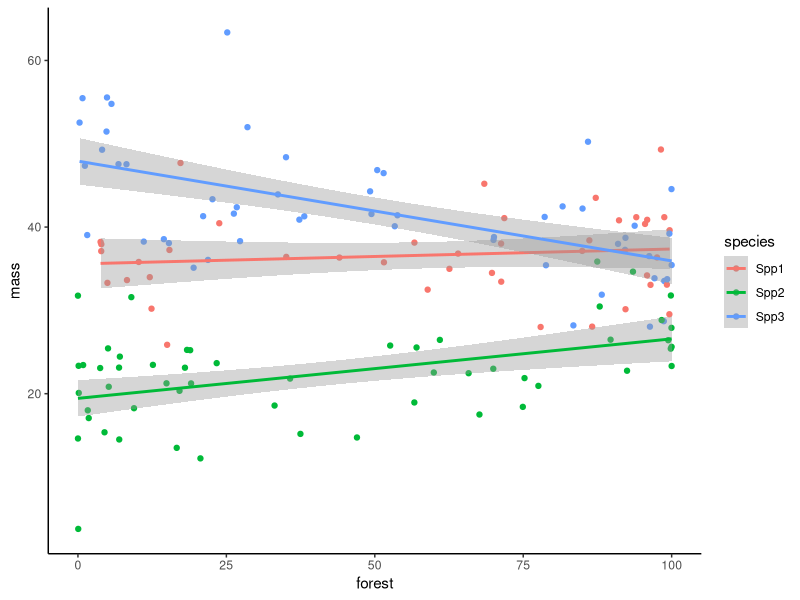
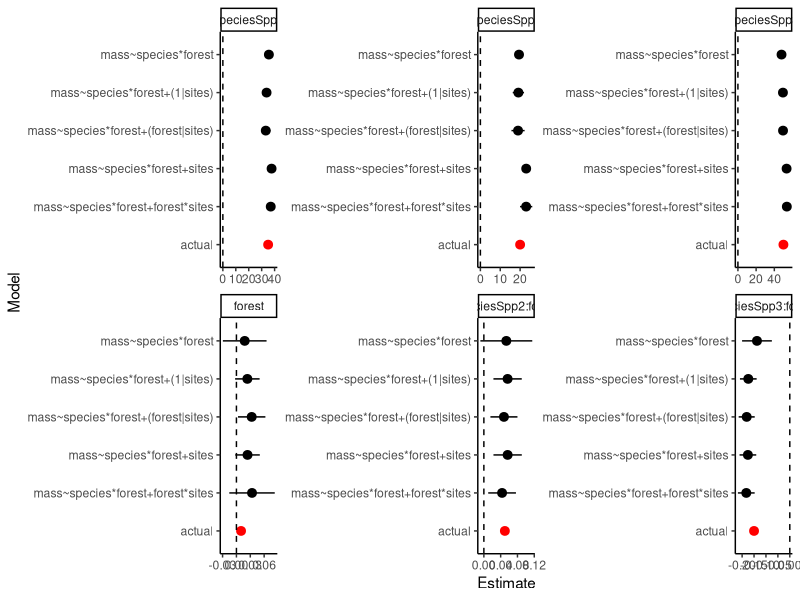
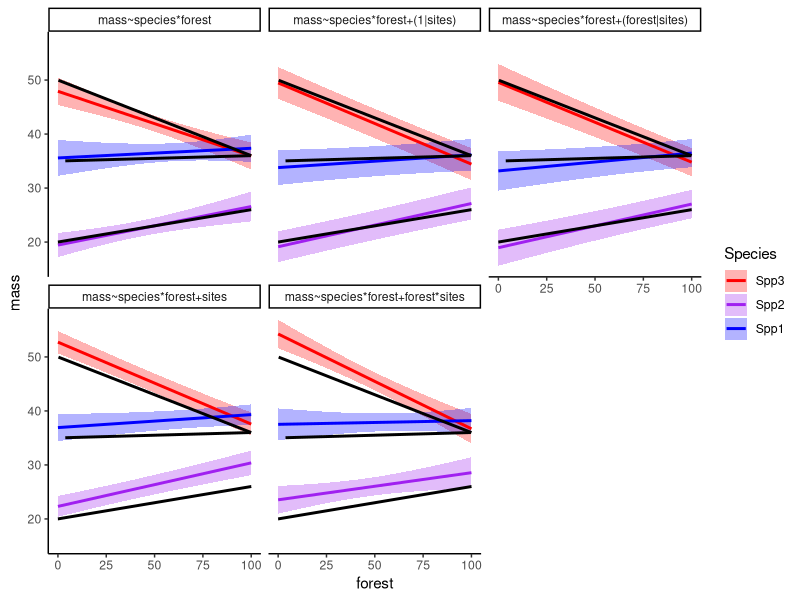

The R script that drew these images, in order:
#Make mixed effect model example data

setwd("./05 Mixed effects/")

set.seed(123)

#Generate data
n <- 150

#Fixed effects
species <- sample(c('Spp1','Spp2','Spp3'),n,TRUE) #Species
forest <- rbeta(n,0.5,0.5)*100 #Forest cover %
fixefMat <- model.matrix(~species*forest-1) #Fixed effects matrix

fixCoef <- c(35,20,50,0.01,0.05,-0.15)

fixefMat %*% fixCoef

#Random effects

#Sampling sites
sites <- sample(c('Wellwick', 'Falconport', 'Greenelf', 'Riverbridge', 'Highhedge', 'Mallowholt', 'Blueglass', 'Snowbeach', 'Brightdale', 'Iceapple', 'Lorwald', 'Violetborough', 'Stonepine', 'Icebarrow', 'Lincastle'),n,TRUE)
nsites <- length(unique(sites))

#Variance components
sigmaR <- 3 #Residual sigma 
sigmaG <- 5 #Group intercept sigma
sigmaG_slope <- 0.03 #Slope sigma

#Correlated intercepts and slopes, using Choleski matrices
raneffs <- matrix(rnorm(nsites*2,0,1),ncol=2) #Uncorrelated unit normals
slopeCor <- -0.7 #Intercept-slope correlation
corMat <- matrix(c(1,slopeCor,slopeCor,1),ncol=2) #Correlation matrix
cholCorMat <- chol(corMat) #Choleski transform of corMat
raneffs <- raneffs %*% cholCorMat #Induces correlation in slopes
raneffs <- raneffs * matrix(rep(c(sigmaG,sigmaG_slope),each=nsites),ncol=2,
                            dimnames=list(letters[1:nsites],c('Int','Slope'))) #Changes SD for each column
raneff_int <- model.matrix(~sites-1) %*% raneffs[,1] #Intercept vector
raneff_slope <- forest * model.matrix(~sites-1) %*% raneffs[,2]  #Slope vector

yhat <- fixefMat %*% fixCoef + raneff_int + raneff_slope  #Expected value
mass <- rnorm(n,yhat,sigmaR) #Data
dat <- data.frame(mass,species,forest,sites) #Assemble into data frame
write.csv(dat,file='fishMass.csv',row.names = FALSE)

#Check data
library(tidyverse)
theme_set(theme_classic())
library(lme4)

ggplot(dat,aes(x=forest,y=mass,col=species))+geom_point()+geom_smooth(method='lm')

#Fit model
dat <- dat %>% mutate(sForest=scale(forest))

m0 <- lm(mass~species*forest-1,data=dat) #Ignores sites (pseudoreplication)
m1 <- lmer(mass~species*forest-1+(1|sites),data=dat) #Site as a random intercept
m2 <- lmer(mass~species*forest-1+(forest|sites),data=dat) #Site as a random intercept + slope
m3 <- lm(mass~species*forest+sites-1,data=dat) #"My supervisor told me to"
m4 <- lm(mass~species*forest+forest*sites-1,data=dat) #"My supervisor told me to 2"

with(dat,xtabs(~sites+species))
with(dat,xtabs(~sites)) #If any of the sites have 1 record only, you'll get a singularity warning

getCoefs <- function(mod,mult=1.96){ #Extract fixed effects coefficients + SEs
  if(class(mod)=='lmerMod'){
    est <- fixef(mod)
  } else {
    est <- coef(mod)
  }
  se <- sqrt(diag(vcov(mod)))
  upr <- est+se*mult
  lwr <- est-se*mult
  d <- data.frame(est,se,upr,lwr)
  return(d)
}

modList <- list(m0=m0,m1=m1,m2=m2,m3=m3,m4=m4)

modLabels <- sapply(modList,function(x){ #Get labels from model formula
  f <- as.character(formula(x))
  f <- paste(f[2],f[1],f[3],collapse='')
  f <- gsub(' - 1','',f)
  f <- gsub('\\s','',f)
})

#Plot of coefficients
p1 <- lapply(modList,getCoefs) %>% do.call('rbind',.) %>% 
  rownames_to_column('coef') %>% 
  separate(coef,c('mod','coef'),sep='\\.') %>% 
  filter(!grepl('sites',coef)) %>% 
  bind_rows(.,data.frame(mod='actual',coef=names(coef(m0)),est=fixCoef,se=0,upr=NA,lwr=NA)) %>% 
  mutate(mod=factor(mod,levels=rev(unique(mod)),labels=c('actual',rev(modLabels))),
         coef=factor(coef,levels=names(coef(m0)))) %>% 
  ggplot(aes(x=mod,y=est))+
  geom_pointrange(aes(ymax=upr,ymin=lwr,col=ifelse(mod=='actual','a','b')),
                  position=position_dodge(width=0.5),show.legend = FALSE)+
  geom_hline(yintercept=0,linetype='dashed')+
  facet_wrap(~coef,scales='free')+
  labs(y='Estimate',x='Model')+
  scale_colour_manual(values=c('red','black'))+
  coord_flip()

#Plot of predictions
library(ggeffects)

#Get dataframe of predictions from models
getPreds <- function(mod,t=c('forest','species')){ 
  ggpredict(mod,terms=t) %>% data.frame(.)
}

#Model predictions
modPreds <- do.call('rbind',lapply(modList,getPreds)) %>% 
  rownames_to_column('mod') %>% 
  separate(mod,c('mod','temp'),sep='\\.') %>% select(-temp) %>% 
  mutate(mod=factor(mod,labels=modLabels))

#Colours
colValues <- c('red','purple','blue')

#Plot of model predictions vs actual 
p2 <- ggplot(modPreds,aes(x=x,y=predicted))+geom_ribbon(aes(ymax=conf.high,ymin=conf.low,fill=group),alpha=0.3)+
  geom_line(aes(col=group),size=1)+
  geom_line(data=data.frame(forest,species,pred=fixefMat %*% fixCoef),aes(x=forest,y=pred,group=species),col='black',size=1)+
  facet_wrap(~mod)+
  labs(y='mass',x='forest',col='Species',fill='Species')+
  scale_fill_manual(values=colValues)+scale_colour_manual(values=colValues)

ggsave('coefPlot.png',p1,height=8,width=12)
ggsave('predPlot.png',p2,height=8,width=12)
